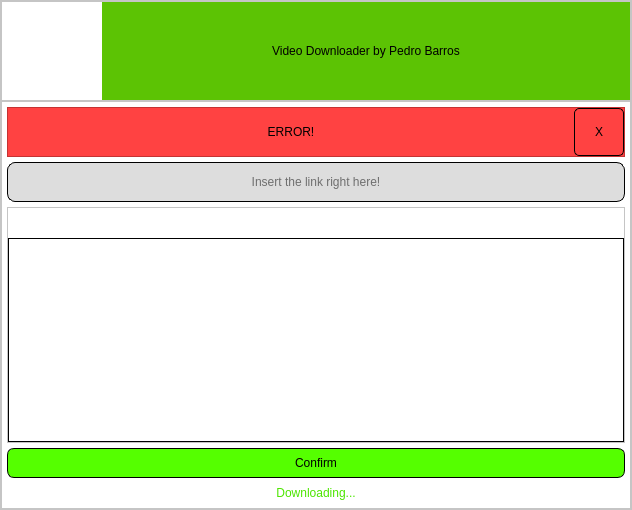
<?xml version="1.0" encoding="UTF-8"?>
<ui version="4.0">
 <class>VideoDownloader</class>
 <widget class="QMainWindow" name="VideoDownloader">
  <property name="geometry">
   <rect>
    <x>0</x>
    <y>0</y>
    <width>632</width>
    <height>510</height>
   </rect>
  </property>
  <property name="windowTitle">
   <string>MainWindow</string>
  </property>
  <widget class="QWidget" name="centralwidget">
   <layout class="QVBoxLayout" name="verticalLayout_2">
    <property name="spacing">
     <number>0</number>
    </property>
    <property name="leftMargin">
     <number>0</number>
    </property>
    <property name="topMargin">
     <number>0</number>
    </property>
    <property name="rightMargin">
     <number>0</number>
    </property>
    <property name="bottomMargin">
     <number>0</number>
    </property>
    <item>
     <layout class="QVBoxLayout" name="verticalLayout">
      <property name="spacing">
       <number>0</number>
      </property>
      <item>
       <widget class="QFrame" name="mainFrame">
        <property name="minimumSize">
         <size>
          <width>253</width>
          <height>0</height>
         </size>
        </property>
        <property name="styleSheet">
         <string notr="true">background-color: rgb(255, 255, 255);</string>
        </property>
        <property name="frameShape">
         <enum>QFrame::StyledPanel</enum>
        </property>
        <property name="frameShadow">
         <enum>QFrame::Raised</enum>
        </property>
        <layout class="QVBoxLayout" name="verticalLayout_3">
         <property name="spacing">
          <number>0</number>
         </property>
         <property name="leftMargin">
          <number>0</number>
         </property>
         <property name="topMargin">
          <number>0</number>
         </property>
         <property name="rightMargin">
          <number>0</number>
         </property>
         <property name="bottomMargin">
          <number>0</number>
         </property>
         <item>
          <widget class="QFrame" name="Navbar">
           <property name="minimumSize">
            <size>
             <width>0</width>
             <height>0</height>
            </size>
           </property>
           <property name="maximumSize">
            <size>
             <width>16777215</width>
             <height>100</height>
            </size>
           </property>
           <property name="frameShape">
            <enum>QFrame::StyledPanel</enum>
           </property>
           <property name="frameShadow">
            <enum>QFrame::Raised</enum>
           </property>
           <layout class="QHBoxLayout" name="horizontalLayout">
            <property name="spacing">
             <number>0</number>
            </property>
            <property name="leftMargin">
             <number>0</number>
            </property>
            <property name="topMargin">
             <number>0</number>
            </property>
            <property name="rightMargin">
             <number>0</number>
            </property>
            <property name="bottomMargin">
             <number>0</number>
            </property>
            <item>
             <widget class="QLabel" name="Logo">
              <property name="maximumSize">
               <size>
                <width>100</width>
                <height>16777215</height>
               </size>
              </property>
              <property name="text">
               <string>&lt;html&gt;&lt;head/&gt;&lt;body&gt;&lt;p&gt;&lt;img src=&quot;:/imgPath/logo.png&quot;/&gt;&lt;/p&gt;&lt;/body&gt;&lt;/html&gt;</string>
              </property>
             </widget>
            </item>
            <item>
             <widget class="QLabel" name="Author">
              <property name="minimumSize">
               <size>
                <width>0</width>
                <height>0</height>
               </size>
              </property>
              <property name="styleSheet">
               <string notr="true">font: 63 16pt &quot;Yu Gothic UI Semibold&quot;;
background-color: #5cc304;</string>
              </property>
              <property name="text">
               <string>Video Downloader by Pedro Barros</string>
              </property>
              <property name="alignment">
               <set>Qt::AlignCenter</set>
              </property>
              <property name="wordWrap">
               <bool>true</bool>
              </property>
             </widget>
            </item>
           </layout>
          </widget>
         </item>
         <item>
          <widget class="QFrame" name="MainApp">
           <property name="layoutDirection">
            <enum>Qt::LeftToRight</enum>
           </property>
           <property name="styleSheet">
            <string notr="true"/>
           </property>
           <property name="frameShape">
            <enum>QFrame::StyledPanel</enum>
           </property>
           <property name="frameShadow">
            <enum>QFrame::Raised</enum>
           </property>
           <layout class="QVBoxLayout" name="verticalLayout_4">
            <property name="spacing">
             <number>5</number>
            </property>
            <property name="leftMargin">
             <number>5</number>
            </property>
            <property name="topMargin">
             <number>5</number>
            </property>
            <property name="rightMargin">
             <number>5</number>
            </property>
            <property name="bottomMargin">
             <number>5</number>
            </property>
            <item>
             <widget class="QFrame" name="Message">
              <property name="maximumSize">
               <size>
                <width>16777215</width>
                <height>50</height>
               </size>
              </property>
              <property name="styleSheet">
               <string notr="true">background-color: rgb(255, 66, 66);</string>
              </property>
              <property name="frameShape">
               <enum>QFrame::StyledPanel</enum>
              </property>
              <property name="frameShadow">
               <enum>QFrame::Raised</enum>
              </property>
              <layout class="QHBoxLayout" name="horizontalLayout_2">
               <property name="spacing">
                <number>0</number>
               </property>
               <property name="leftMargin">
                <number>0</number>
               </property>
               <property name="topMargin">
                <number>0</number>
               </property>
               <property name="rightMargin">
                <number>0</number>
               </property>
               <property name="bottomMargin">
                <number>0</number>
               </property>
               <item>
                <widget class="QLabel" name="MsgLabel">
                 <property name="styleSheet">
                  <string notr="true">font: 87 14pt &quot;Arial&quot;;</string>
                 </property>
                 <property name="text">
                  <string>ERROR!</string>
                 </property>
                 <property name="alignment">
                  <set>Qt::AlignCenter</set>
                 </property>
                </widget>
               </item>
               <item>
                <widget class="QPushButton" name="CloseButton">
                 <property name="minimumSize">
                  <size>
                   <width>50</width>
                   <height>48</height>
                  </size>
                 </property>
                 <property name="maximumSize">
                  <size>
                   <width>50</width>
                   <height>16777215</height>
                  </size>
                 </property>
                 <property name="styleSheet">
                  <string notr="true">QPushButton{
	border: 1px solid;
	border-radius: 5px;
}

QPushButton:hover{
	background-color: rgb(173, 0, 0);
}

QPushButton:pressed{
	background-color: rgb(255, 66, 66);
}</string>
                 </property>
                 <property name="text">
                  <string>X</string>
                 </property>
                </widget>
               </item>
              </layout>
             </widget>
            </item>
            <item>
             <widget class="QLineEdit" name="Link">
              <property name="maximumSize">
               <size>
                <width>16777215</width>
                <height>40</height>
               </size>
              </property>
              <property name="styleSheet">
               <string notr="true">QLineEdit{
	background-color: rgb(221, 221, 221);
	border: 1px solid;
	border-radius: 8px;
	border-color: rgb(0, 0, 0);
	font: 12pt &quot;Arial&quot;;
}

QLineEdit:hover{
	border-color: rgb(255, 255, 0);
}</string>
              </property>
              <property name="text">
               <string/>
              </property>
              <property name="alignment">
               <set>Qt::AlignCenter</set>
              </property>
              <property name="placeholderText">
               <string>Insert the link right here!</string>
              </property>
             </widget>
            </item>
            <item>
             <widget class="QFrame" name="VideoShowFrame">
              <property name="frameShape">
               <enum>QFrame::StyledPanel</enum>
              </property>
              <property name="frameShadow">
               <enum>QFrame::Raised</enum>
              </property>
              <layout class="QVBoxLayout" name="verticalLayout_5">
               <property name="spacing">
                <number>0</number>
               </property>
               <property name="leftMargin">
                <number>0</number>
               </property>
               <property name="topMargin">
                <number>0</number>
               </property>
               <property name="rightMargin">
                <number>0</number>
               </property>
               <property name="bottomMargin">
                <number>0</number>
               </property>
               <item>
                <widget class="QLabel" name="Title">
                 <property name="maximumSize">
                  <size>
                   <width>16777215</width>
                   <height>30</height>
                  </size>
                 </property>
                 <property name="styleSheet">
                  <string notr="true">font: 75 14pt &quot;Microsoft JhengHei&quot;;</string>
                 </property>
                 <property name="text">
                  <string/>
                 </property>
                 <property name="alignment">
                  <set>Qt::AlignCenter</set>
                 </property>
                </widget>
               </item>
               <item>
                <widget class="QLabel" name="Thumbnail">
                 <property name="styleSheet">
                  <string notr="true">border: 0.8px solid;</string>
                 </property>
                 <property name="text">
                  <string/>
                 </property>
                 <property name="alignment">
                  <set>Qt::AlignCenter</set>
                 </property>
                </widget>
               </item>
              </layout>
             </widget>
            </item>
            <item>
             <widget class="QPushButton" name="ConfirmButton">
              <property name="minimumSize">
               <size>
                <width>0</width>
                <height>30</height>
               </size>
              </property>
              <property name="layoutDirection">
               <enum>Qt::LeftToRight</enum>
              </property>
              <property name="autoFillBackground">
               <bool>false</bool>
              </property>
              <property name="styleSheet">
               <string notr="true">QPushButton{
	background-color: rgb(85, 255, 0);
	border: 1px solid;
	border-radius: 7px;
	font: 14pt &quot;MingLiU-ExtB&quot;;
}

QPushButton:hover{
	background-color: rgb(85, 255, 127);
}

QPushButton:pressed{
	
	background-color: rgb(85, 255, 0);
}</string>
              </property>
              <property name="text">
               <string>Confirm</string>
              </property>
             </widget>
            </item>
            <item>
             <widget class="QLabel" name="label">
              <property name="maximumSize">
               <size>
                <width>16777215</width>
                <height>20</height>
               </size>
              </property>
              <property name="styleSheet">
               <string notr="true">color: rgb(76, 229, 0);
font: 63 12pt &quot;Lucida Sans&quot;;
</string>
              </property>
              <property name="text">
               <string>Downloading...</string>
              </property>
              <property name="alignment">
               <set>Qt::AlignCenter</set>
              </property>
             </widget>
            </item>
           </layout>
          </widget>
         </item>
        </layout>
       </widget>
      </item>
     </layout>
    </item>
   </layout>
  </widget>
 </widget>
 <resources>
  <include location="static/img/QtResourceFile.qrc"/>
 </resources>
 <connections/>
</ui>
